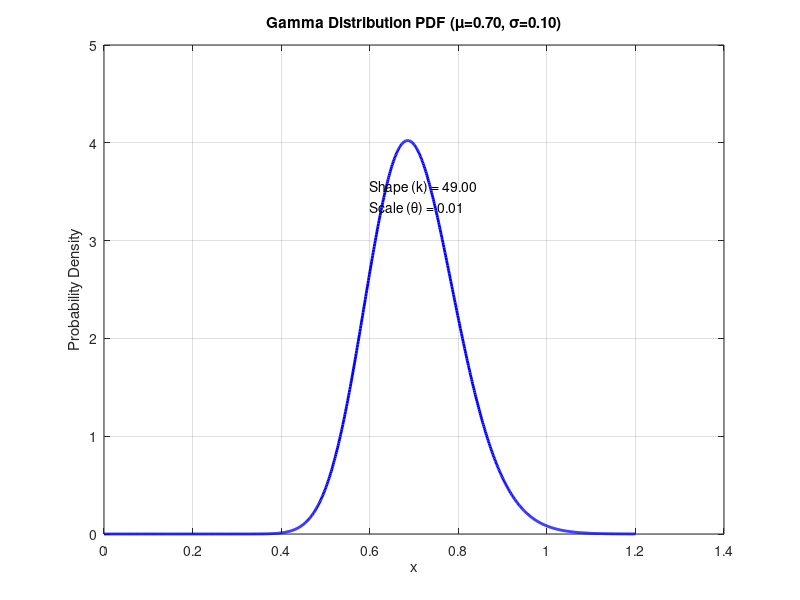

The MATLAB script that drew this image:
% Given parameters
mu = 0.7;       % Mean
sigma = 0.1;    % Standard deviation

% Calculate Gamma parameters (k = shape, theta = scale)
k = (mu / sigma)^2;         % Shape parameter (α)
theta = (sigma^2) / mu;     % Scale parameter (β)

% Define x range (Gamma is defined for x > 0)
x = linspace(0, mu + 5*sigma, 1000);  % Cover up to mean + 5 std devs

% Compute PDF
pdf_values = gampdf(x, k, theta);

% Plot
figure;
plot(x, pdf_values, 'b-', 'LineWidth', 2);
title(sprintf('Gamma Distribution PDF (\\mu=%.2f, \\sigma=%.2f)', mu, sigma));
xlabel('x');
ylabel('Probability Density');
grid on;

% Annotate parameters
text(0.5*max(x), 0.9*max(pdf_values), ...
    sprintf('Shape (k) = %.2f\nScale (θ) = %.2f', k, theta), ...
    'FontSize', 10, 'VerticalAlignment', 'top');
